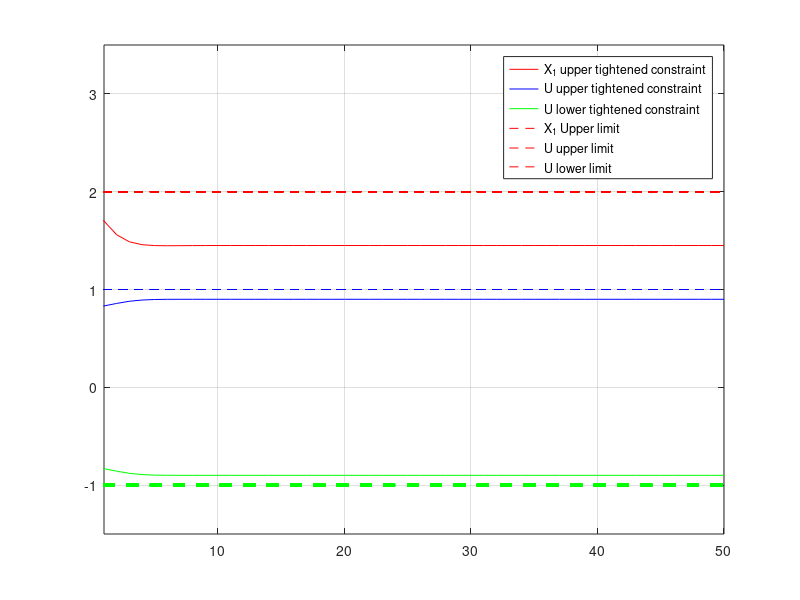

The MATLAB script that drew this image: (Note: this script raises an error after producing the figure.)
%% AuE 893: Robust Predictive Conrtol HW04, Question 2,3
% Author: Vipul Kumbhar
% ref:

clc;clear;close all

% Given state space and gains
A     = [1 1;0 1];     B     = [0;1];
W     = [-0.1 0.1];    K     = [-0.4,-1.2];
Ak    = A + B*K;

% Equality constraints
% Cj*X <= Dj
Cj    = [1;0];
Dj    = [2;0];
% Aj*U <= Bj
Aj    = [1;-1];
Bj    = [1;1];

% Steps
N     = 50;
alpha = 0.0001;

% Disturbances
wmax  = 0.1;
W_a   = [wmax, wmax, -wmax, -wmax;
     wmax, -wmax, -wmax, wmax];

% Initialize parameters
Sum_AkW          = 0;
state_constraint = zeros(2,51);
input_constraint = zeros(2,51);

for i =1:50+1
    Sum_AkW = Sum_AkW + (Ak^(i-1))*W_a;
    
    psi     = max(max(Cj(1)*Sum_AkW));   % X_u
    psi2    = max(max(Cj(2)*Sum_AkW));   % X_l
    
    theta   = max(max(Aj(1)*K*Sum_AkW)); % U_u
    theta2  = max(max(Aj(2)*K*Sum_AkW)); % U_u
    
    state_constraint(1,i) = (Dj(1)-(1-alpha)^-1*psi)/Cj(1);
    state_constraint(2,i) = (Dj(2)-(1-alpha)^-1*psi2)/Cj(2);
    input_constraint(1,i) = (Bj(1)-(1-alpha)^-1*theta)/Aj(1);
    input_constraint(2,i) = (Bj(2)-(1-alpha)^-1*theta2)/Aj(2);
end

N_lin   = 0:N;
X_u_lin = Dj(1)*ones(length(N_lin));
U_u_lin = Bj(1)*ones(length(N_lin));
U_l_lin = -Bj(2)*ones(length(N_lin));

figure('name','Final tightened constraints')
plot(N_lin,state_constraint(1,:),'r',...
    N_lin,input_constraint(1,:),'b',...
    N_lin,input_constraint(2,:),'g',...
    N_lin,X_u_lin,'r--',...
    N_lin,U_u_lin,'b--',...
    N_lin,U_l_lin,'g--',...
    'LineWidth',2)
legend('X_1 upper tightened constraint', 'U upper tightened constraint',...
    'U lower tightened constraint','X_1 Upper limit','U upper limit',...
    'U lower limit')
axis([1 50 -1.5 3.5]);grid on

%% Q3

C         = eye(2);
D         = [0;0];
Q         = eye(2);
R         = 1;
X_initial = [-1;-1];
Y_initial = X_initial;
Y_setpoint= [0;0];             % X_setpoint

U_setpoint= 0;  %(eye(2) - A)*Y_setpoint\B;

time_step = 0.5;
N_mpc_all = N;
Tph       = 5;                 % [sec] prediction horizon
N_mpc     = Tph/time_step;

% Initial guesses
U_guess = zeros(1,N_mpc+1);
X_guess = X_initial.*ones(2,N_mpc);
XU_guess= [X_guess(1,:) X_guess(2,:) U_guess];

u = 0;
y = X_initial;
W_all = [0;0];

for i=1:N_mpc_all-10
    
    % Linear inequality constraint
    A_ineq = [];
    b_ineq = [];
    
    % Linear equality constraint
    Aeq    = [];
    beq    = [];
    
    % Bounds definition
    lb_x1  = -inf*ones(1,N_mpc);     % Lower bound for state x1
    lb_x2  = -inf*ones(1,N_mpc);     % Lower bound for state x2
    lb_u1  = input_constraint(2,i:i+N_mpc);% Lower bound for control input u1
    
    ub_x1  = state_constraint(1,i:i+N_mpc-1);% Upper bound for state x1
    ub_x2  = inf*ones(1,N_mpc);      % Upper bound for state x2
    ub_u1  = input_constraint(1,i:i+N_mpc);% Upper bound for control input u1
    
    % Lower and upper bounds for all the optimization variables
    lb = [lb_x1 lb_x2 lb_u1];
    ub = [ub_x1 ub_x2 ub_u1];
    
    % fmincon optimization options
    options = optimoptions('fmincon','Display','none','Algorithm','interior-point',....
        'MaxFunctionEvaluations',30000);
    nonlcon = @nonlin;
    call_fun= @objective_function;
    
    % fmincon NLP solver
    % opt_var - optimized variable output, fval - function value
    [opt_var, fval] = fmincon(@(opt)call_fun(opt,Y_setpoint,U_setpoint,N_mpc,Q,R),...
        XU_guess,A_ineq,b_ineq,Aeq,beq,lb,ub,@(opt)nonlcon(opt,A,B,X_initial,N_mpc),options);
    
    % Initial guess for optimization variables for the next prediction horizon
    XU_guess = opt_var;
    U  = opt_var((2*N_mpc)+1);
    W  = [(rand - 0.5)/5;(rand - 0.5)/5]; % W E [-0.1 0.1]
    mpc_sim = A*X_initial + B*U + W;
    
    X_initial = mpc_sim;
    
    % Save the outputs for eeach time step
    y = [y C*mpc_sim];
    
    % Concatanate the mpc control inputs with initial inputs
    u     = [u U];
    W_all = [W_all W];     
end

N_lin = 0:N_mpc_all-10;
x1_setpoint = Y_setpoint(1)*ones(1,length(N_lin));
x2_setpoint = Y_setpoint(2)*ones(1,length(N_lin));
X1_tightened_constraint = state_constraint(1,1:length(N_lin));

U_setpoint = U_setpoint*ones(1,length(N_lin));
U_u_tightened_constraint =[input_constraint(1,1) input_constraint(1,1:length(N_lin)-1)];
U_l_tightened_constraint =[input_constraint(2,1) input_constraint(2,1:length(N_lin)-1)];
U_u = 1*ones(1,length(N_lin));
U_l = -1*ones(1,length(N_lin));

figure('name','Part C - states plot')
plot(N_lin,y(1,:),'r',...
    N_lin,x1_setpoint,'r--',...
    N_lin,y(2,:),'b',...
    N_lin,x2_setpoint,'b--',...
    N_lin,X1_tightened_constraint,'g--','LineWidth',2)

title('System State Trajectory')
xlabel('Simulation Time in seconds')
ylabel('States');grid on
legend('X1 - State','X1 - Set Point','X2 - State','X2 - Set Point','X1 upper tightened constraint')
axis([0 N_mpc_all-10 -2.5 2.5])

figure('name','Part C - input plot')
stairs(N_lin,u,'r','LineWidth',2)
hold on
plot(N_lin,U_u_tightened_constraint,'b--',...
    N_lin,U_l_tightened_constraint,'g--',...
    N_lin,U_u,'b',...
    N_lin,U_l,'g',...
    N_lin,U_setpoint,'--',...
    'LineWidth',2)
grid on;title('System Control Input')
xlabel('Simulation Time in seconds');ylabel('Control Input');grid on
axis([0 N_mpc_all-10 -1.5 1.5])
legend('U - control input','U - upper tightened constraint',...
    'U - lower tightened constraint','U - upper limit','U - lower limit',...
    'U - setpoint')

% Plot disturbance
figure()
plot(W_all(1,:),'r','LineWidth',2);hold on
plot(W_all(2,:),'b','LineWidth',2);grid on
xlabel('N');ylabel('value')
legend('W1','W2')
title('State disturbance sequence')

%% The end